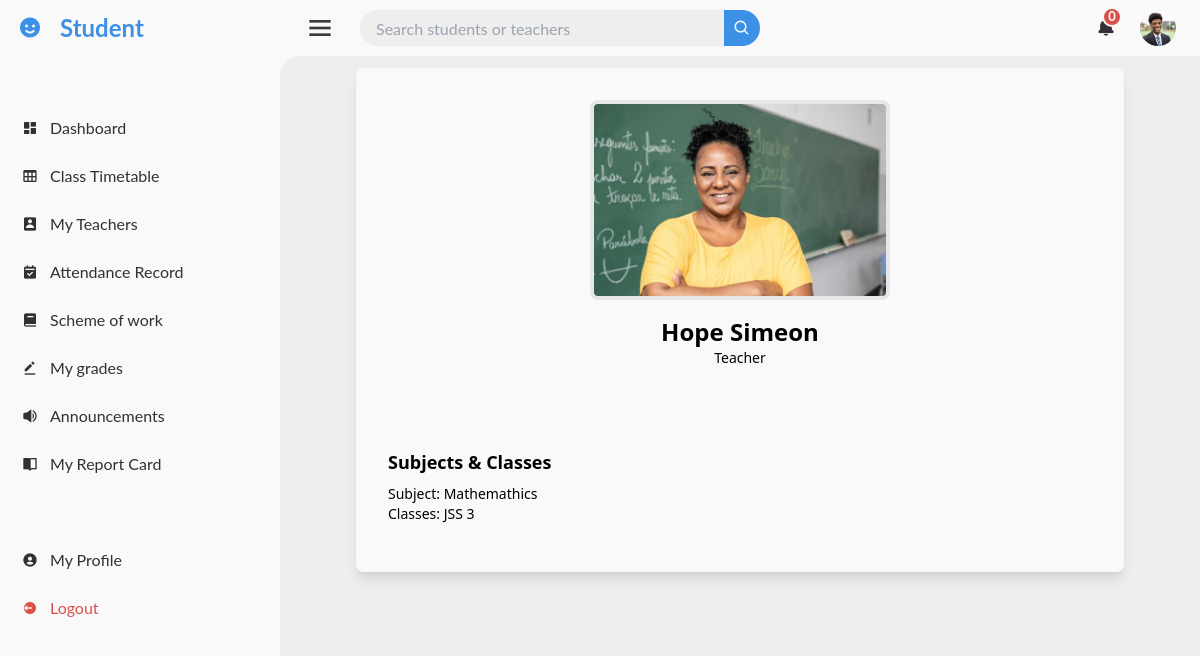
Page /dashboard/student/teacher/details/1/ (signed in) on the committed database.
### accounts/models.py (models this page shows, shortened)
class CustomUser(AbstractUser):
    email = models.EmailField(unique=True)
    is_approved = models.BooleanField(default=False)
    is_teacher = models.BooleanField(default=False)
    is_student = models.BooleanField(default=False)
    profile_photo = models.ImageField(upload_to='profile_photo/', default='default.jpg', blank=True, null=True)
    USERNAME_FIELD = 'email'
    REQUIRED_FIELDS = ['first_name', 'last_name']
    objects = CustomUserManager()
    @property
    def role(self):
        if self.is_teacher:
            return "Teacher"
        elif self.is_student:
            return "Student"
        else:
            return "Unassigned"

### administration/models.py (models this page shows, shortened)
class Teacher(models.Model):
    user = models.OneToOneField(User, on_delete=models.CASCADE, related_name='teacher_profile')
    phone_number = models.CharField(max_length=15)
    subject = models.ManyToManyField(Subject, related_name='teachers')
    home_address = models.TextField()
    classes = models.ManyToManyField(Class, related_name='teacher_classes')
    emergency_contact = models.CharField(max_length=100)

### classes/models.py (models this page shows)
class Subject(models.Model):
    name = models.CharField(max_length=100)
    def __str__(self):
        return self.name

class Class(models.Model):
    name = models.CharField(max_length=100)
    subjects = models.ManyToManyField(Subject, related_name='classes')
    def __str__(self):
        return self.name

### student/views.py (the view)
# urls.py: path('dashboard/student/teacher/details/<int:teacher_id>/', views.student_teacher_details, name='student_teacher_details'),
@login_required
def student_teacher_details(request, teacher_id):
    if not request.user.is_student:
        return HttpResponseForbidden("You do not have permission to access this page.")
    teachers = get_object_or_404(Teacher, user__id=teacher_id)
    return render(request, 'dashboards/all_student_pages/student_teachers_details.html', {'teacher':teachers})

### administration/context_processors.py (called while the page is built)
def notifications(request):
    all_notification, total_notifications = get_admin_notification(request.user)
    return {
        'all_notification': all_notification,
        'total_notifications': total_notifications,
    }

### administration/views.py (called while the page is built, shortened)
def get_admin_notification(user):
    return [], 0

### pages/context_processors.py (called while the page is built)
def notifications(request):
    if request.user.is_authenticated:
        all_notifications, unread_notifications_count = get_user_notifications(request.user)
        return {
            'all_notifications': all_notifications,
            'unread_notifications_count': unread_notifications_count,
        }
    return {
        'all_notifications': [],
        'unread_notifications_count': 0,
    }

### pages/views.py (called while the page is built)
def get_user_notifications(user):
    notifications = Notification.objects.filter(user=user).order_by('-created_at')
    if user.is_student:
        grade_notifications = GradeNotification.objects.filter(recipient=user).order_by('-created_at')
    else:
        grade_notifications = []
    all_notifications = sorted(
        chain(notifications, grade_notifications),
        key=attrgetter('created_at'),
        reverse=True
    )
    total_unread_count = (
        notifications.filter(is_read=False).count() +
        (grade_notifications.filter(is_read=False).count() if user.is_student else 0)
    )
    return all_notifications, total_unread_count

### templates/dashboards/all_student_pages/student_teachers_details.html (shortened to what this page needs)
{% extends 'dashboards/all_student_pages/base.html' %}
{% load static %}
{% block section %}
<div class="m-3 rounded-lg">
    <section class="bg-background flex flex-col items-center justify-center text-black">
        <div class="bg-card w-full max-w-3xl rounded-lg shadow-lg overflow-hidden">
            <div class="py-8 px-4" style="background-color: #F9F9F9;">
                <a href="{{ teacher.user.profile_photo.url }}" data-lightbox="user-image" data-title="{{ teacher.user.first_name }} {{ teacher.user.last_name }}">
                    <img src="{{ teacher.user.profile_photo.url }}" alt="{{ teacher.user.first_name }} {{ teacher.user.last_name }}" style="height: 200px; width: 300px;" class="rounded-lg mx-auto border-4 border-background" />
                </a>
                <h1 class="text-2xl font-bold text-primary-foreground text-center mt-4">{{ teacher.user.first_name }} {{ teacher.user.last_name }}</h1>
                <p class="text-sm text-primary-foreground text-center">{{ teacher.user.role }}</p>
            </div>
            <div class="p-4" style="background-color: #F9F9F9;">
                <div class="bg-card p-4 rounded-lg my-4">
                    <h2 class="text-lg font-bold">Subjects & Classes</h2>
                    <ul class="text-sm mt-2">
                        <li>Subject: {{ teacher.subject.all|join:", " }}</li>
                        <li>Classes: {{ teacher.classes.all|join:", " }}</li>
                    </ul>
                </div>
            </div>
        </div>
    </section>
</div>
{% endblock %}

### templates/dashboards/all_student_pages/base.html (shortened to what this page needs)
{%extends 'dashboards/base.html'%}
{%load static%}
{%block content%}
{% url 'student_dashboard' as student_dashboard%}
{% url 'view_class_timetable' as view_class_timetable%}
{% url 'view_student_grades' as view_student_grades%}
{% url 'student_teacher' as student_teacher%}
{% url 'view_class_attendance' as view_class_attendance%}
{% url 'annoucement' as annoucement%}
{% url 'student_details_page' as student_details_page%}
{% url 'my_report_card' as my_report_card%}
{% url 'scheme_of_work' as scheme_of_work%}
    <section id="sidebar">
        <a href="{%url 'student_dashboard'%}" class="brand">
            <i class='bx bxs-smile' ></i>
            <span class="text">Student</span>
        </a>
        <ul class="side-menu top">
            <li class="{%if request.path == student_dashboard%} active {%else%}{%endif%}">
                <a href="{{student_dashboard}}">
                    <i class='bx bxs-dashboard' ></i>
                    <span class="text">Dashboard</span>
                </a>
            </li>
            <li class="{%if request.path == view_class_timetable%} active {%else%}{%endif%}">
                <a href="{{view_class_timetable}}">
                    <i class='bx bx-table' ></i>
                    <span class="text">Class Timetable</span>
                </a>
            </li>
            <li class="{%if request.path == student_teacher%} active {%else%}{%endif%}">
                <a href="{{student_teacher}}">
                    <i class='bx bxs-user-rectangle'></i>
                    <span class="text">My Teachers</span>
                </a>
            </li>
            <li class="{%if request.path == view_class_attendance%} active {%else%}{%endif%}">
                <a href="{%url 'view_class_attendance'%}">
                    <i class='bx bxs-calendar-check'></i>
                    <span class="text">Attendance Record</span>
                </a>
            </li>
            <li class="{%if request.path == scheme_of_work%} active {%else%}{%endif%}">
                <a href="{{scheme_of_work}}">
                    <i class='bx bxs-book'></i>
                    <span class="text">Scheme of work</span>
                </a>
            </li>
            <li class="{%if request.path == view_student_grades%} active {%else%}{%endif%}">
                <a href="{{view_student_grades}}">
                    <i class='bx bxs-edit-alt'></i>
                    <span class="text">My grades</span>
                </a>
            </li>
            <li class="{%if request.path == annoucement%} active {%else%}{%endif%}">
                <a href="{{annoucement}}">
                    <i class='bx bxs-volume-full' ></i>
                    <span class="text">Announcements</span>
                </a>
            </li>
            <li class="{%if request.path == my_report_card%} active {%else%}{%endif%}">
                <a href="{%url 'my_report_card'%}">
                    <i class='bx bxs-book-open' ></i>
                    <span class="text">My Report Card</span>
                </a>
            </li>
        </ul>
        <ul class="side-menu">
            <li class="{%if request.path == student_details_page%} active {%else%}{%endif%}">
            <a href="{{student_details_page}}">
                <i class='bx bxs-user-circle' ></i>
                <span class="text">My Profile</span>
            </a>
        </li>
        <li>
            <a href="{%url 'logout'%}" class="logout">
                <i class='bx bxs-log-out-circle' ></i>
                <span class="text">Logout</span>
            </a>
        </li>
    </ul>
    </section>
    <section id="content">
         <nav>
            <i class='bx bx-menu' style="font-size: 32px; color: rgb(58, 58, 58);"></i>
            <form method="GET" action="{% url 'student_search_results_view' %}">
                <div class="form-input">
                    <input type="search" name="query" placeholder="Search students or teachers">
                    <button type="submit" class="search-btn"><i class='bx bx-search'></i></button>
                </div>
            </form>
            <a href="#" class="notification" id="notificationBell">
                <i class='bx bxs-bell'></i>
                <span class="num">{{ unread_notifications_count }}</span>
            </a>
            <a href="{%url 'student_details_page' %}" class="profile">
                <img src="{{ request.user.profile_photo.url }}" alt="Profile Photo">
            </a>
         </nav>
        {%block section%}
        {%endblock section%}
    </section>
{%endblock content%}

### static/css/dashboard.css (style rules this page uses)
* { margin: 0; padding: 0; box-sizing: border-box; }
a { text-decoration: none; }
li { list-style: none; }
:root { --poppins: 'Poppins', sans-serif; --lato: 'Lato', sans-serif; --light: #F9F9F9; --blue: #3C91E6; --light-blue: #CFE8FF; --grey: #EEE; --dark-grey: #AAAAAA; --dark: #342E37; --red: #DB504A; --yellow: #FFCE26; --light-yellow: #FFF26C; --orange: #FD7238; --light-orange: #ffc19e; }
html { overflow-x: hidden; }
body { background: var(--grey); }
#sidebar { position: fixed; top: 0; left: 0; width: 280px; height: 100%; background: var(--light); z-index: 1000; font-family: var(--lato); transition: .3s ease; overflow-x: hidden; }
#sidebar .brand { font-size: 24px; font-weight: 700; height: 56px; display: flex; align-items: center; color: var(--blue); }
#sidebar .brand .bx { min-width: 60px; display: flex; justify-content: center; }
#sidebar .side-menu { width: 100%; margin-top: 48px; }
#sidebar .side-menu li { height: 48px; background: transparent; margin-left: 6px; border-radius: 48px 0 0 48px; padding: 4px; }
#sidebar .side-menu li a { width: 100%; height: 100%; background: var(--light); display: flex; align-items: center; border-radius: 48px; font-size: 16px; color: var(--dark); white-space: nowrap; overflow-x: hidden; }
#sidebar .side-menu li a .bx { min-width: calc(60px - ((4px + 6px) * 2)); display: flex; justify-content: center; }
#sidebar .side-menu li .logout { color: var(--red); }
#content { position: relative; width: calc(100% - 280px); left: 280px; transition: .3s ease; }
#content nav { height: 56px; background: var(--light); padding: 0 24px; display: flex; align-items: center; grid-gap: 24px; font-family: var(--lato); position: relative; }
#content nav::before { content: ''; position: absolute; width: 40px; height: 40px; bottom: -40px; left: 0; border-radius: 50%; box-shadow: -20px -20px 0 var(--light); }
#content nav a { color: var(--dark); }
#content nav .bx.bx-menu { cursor: pointer; }
#content nav form { max-width: 400px; width: 100%; margin-right: auto; }
#content nav form .form-input { display: flex; align-items: center; height: 36px; }
#content nav form .form-input input { flex-grow: 1; padding: 0 16px; height: 100%; border: none; background: var(--grey); border-radius: 36px 0 0 36px; outline: none; }
#content nav form .form-input button { width: 36px; height: 100%; display: flex; justify-content: center; align-items: center; background: var(--blue); color: var(--light); font-size: 18px; border: none; outline: none; border-radius: 0 36px 36px 0; cursor: pointer; }
#content nav .notification { font-size: 20px; position: relative; }
#content nav .notification .num { position: absolute; top: -6px; right: -6px; width: 20px; height: 20px; border-radius: 50%; border: 2px solid var(--light); background: var(--red); color: var(--light); font-weight: 700; font-size: 13px; display: flex; justify-content: center; align-items: center; }
#content nav .profile img { width: 36px; height: 36px; object-fit: cover; border-radius: 50%; }

### rows in the picture
CustomUser: user.profile_photo (picture)
Teacher: user.profile_photo (picture), user.first_name "Hope", user.last_name "Simeon", user.role "Teacher", subject.all "Mathemathics", classes.all "JSS 3"

### other values in the picture
{{ unread_notifications_count }} "0"
